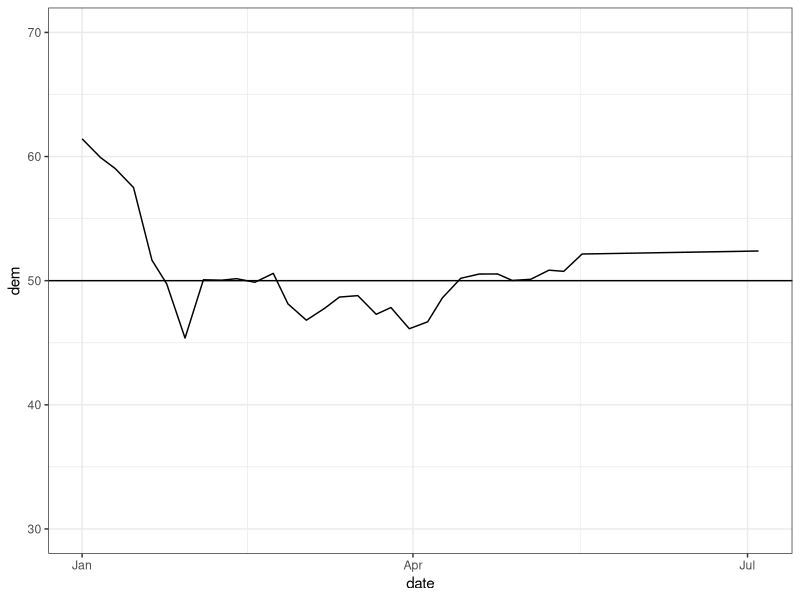
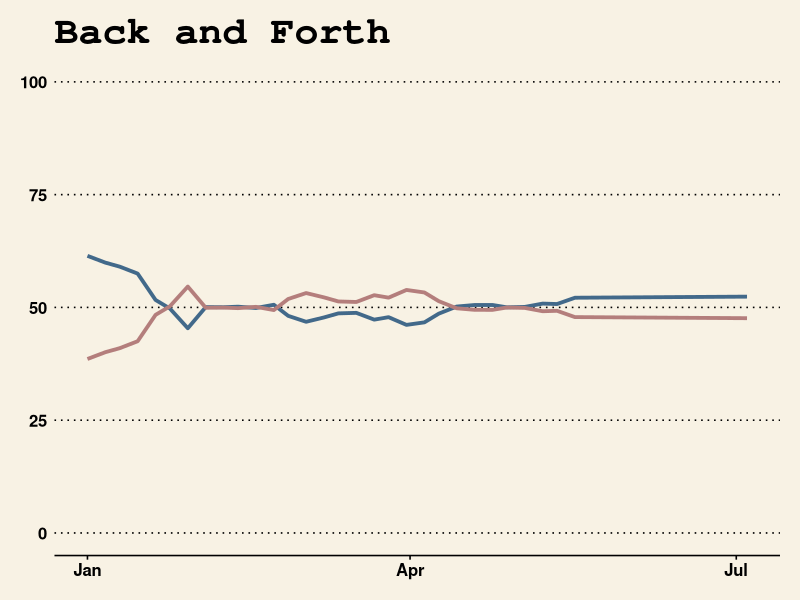
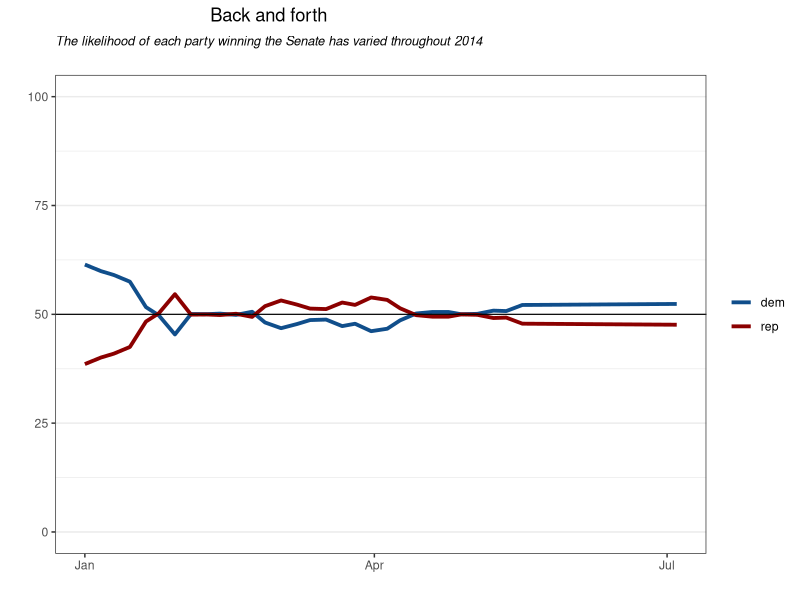
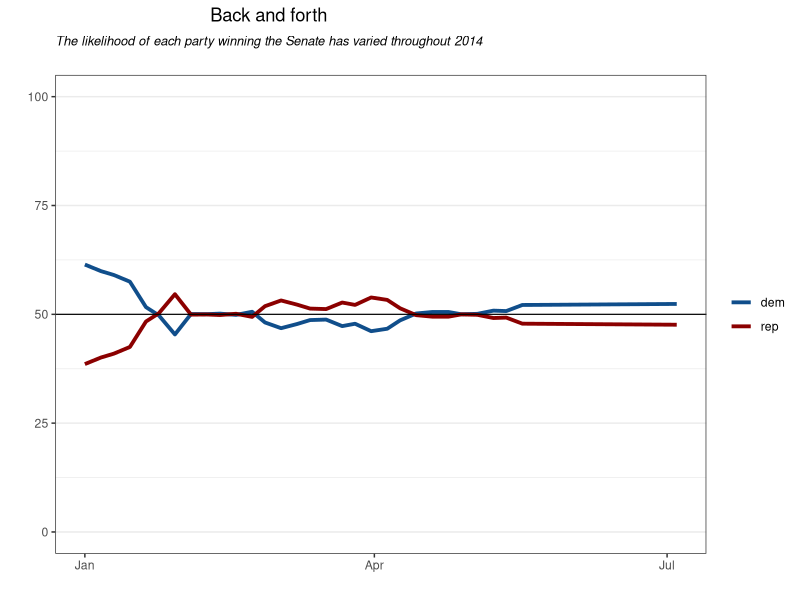

The R source for these figures, in order:
################################################################################
## WHAT         plot of historical trend of senate poll results
## HOW          ggplot graphic
## NOTES        NONE
## AUTHOR	Pawel Paczuski [github.com/pavopax]
################################################################################

library(ggplot2)
library(reshape2)                       # for melt()
library(dplyr)                          # for data manipulation
library(ggthemes)                       # WSJ theme

## (A) DATA MANIPULATION
df0 <- read.csv("../../data-publisher/public/_big_assets/senate-likelihood.tsv",
                sep="\t", stringsAsFactors=FALSE)
df0$date <- as.Date(df0$date,  "%d-%b-%y")


## add republican trend and convert to long format
df1 <- data.frame(cbind(df0, rep=100-df0$dem))
trend <- melt(df1, id.vars = "date")
##summary(trend)



## (B) GRAPHICS
## basic plot
theme_set(theme_bw())

p0 <- ggplot(df0, aes(x=date, y=dem, group="NA")) + geom_line() +
    ylim(c(30,70))
p0 + geom_hline(yintercept=50)


## wall st journal theme
p1 <- ggplot(trend, aes(x=date, y=value, group=variable, colour=variable)) +
    geom_line(size=1.3) + 
    scale_colour_manual(values=c("#42698A", "#B47E7C")) +
    ylim(c(0,100)) +
    ggtitle("Back and Forth") + 
    theme_wsj() +
    theme(  panel.grid.minor.x=element_blank()
          , panel.grid.major.x=element_blank()
          , legend.position="none"
          )
p1



## final plot
p2 <- ggplot(trend, aes(x=date, y=value, group=variable, colour=variable)) +
    geom_line(size=1.3) + 
    scale_colour_manual(values=c("dodgerblue4", "darkred")) +
    ylim(c(0,100)) +
    geom_hline(yintercept=50, size=.4) +
    theme(panel.grid.minor.x=element_blank()
          , panel.grid.major.x=element_blank()
          , legend.title=element_blank()
          ) +
    ylab("") + xlab("") +
    ggtitle(expression(atop("Back and forth",
        atop(italic("The likelihood of each party winning the Senate has varied throughout 2014"),""))))
p2

## output
png("../../graphics-output/trend.png", width = 800, height=400)
p2
dev.off()



